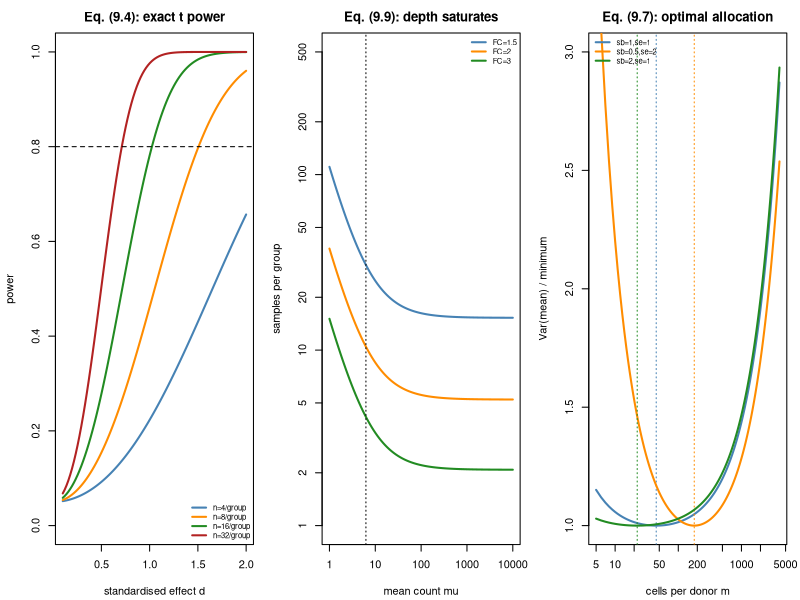

Write the R code that produced this figure.
#' ---
#' title: "Module 09 - Power, sample size, and design optimisation"
#' output: html_document
#' ---
#'
#' **Curriculum link:** `stats.md` -> Topic 9, equations (9.1)-(9.10)
#'
#' ## What you will learn
#'
#' 1. Closed-form power (9.1)-(9.4) and **Lehr's rule n ~ 16/d^2**.
#' 2. Why post-hoc power is a relabelling of the p-value.
#' 3. Pairing gains (9.5) and clustering losses (9.6).
#' 4. **The donors-vs-cells optimum (9.7)** and depth-vs-replicates (9.8)-(9.9).
#' 5. Simulation-based power (9.10).

#+ setup, message = FALSE
suppressPackageStartupMessages(library(pwr))
MODULE_NAME <- "09_power_and_sample_size"
OUT <- file.path(Sys.getenv("STATS_OUT", unset = "results"), MODULE_NAME)
dir.create(OUT, recursive = TRUE, showWarnings = FALSE)
header <- function(txt) cat("\n", strrep("=", 72), "\n", txt, "\n",
                            strrep("=", 72), "\n", sep = "")

#' ## 1. Closed-form power and sample size, eq. (9.1)-(9.4)

#+ closed-form
header("1. Normal approximation (9.1)-(9.2) vs exact non-central t (9.4)")
power_z <- function(d, n, alpha = 0.05) {                      # eq. (9.1)
  lam <- d / sqrt(2 / n); z <- qnorm(1 - alpha / 2)
  pnorm(lam - z) + pnorm(-z - lam)
}
n_from_z <- function(d, power = 0.8, alpha = 0.05)              # eq. (9.2)
  2 * (qnorm(1 - alpha/2) + qnorm(power))^2 / d^2
power_t <- function(d, n, alpha = 0.05) {                      # eq. (9.4)
  df <- 2 * n - 2; lam <- d * sqrt(n / 2)                      # non-centrality
  pt(qt(1 - alpha/2, df), df, lam, lower.tail = FALSE) +
    pt(-qt(1 - alpha/2, df), df, lam)
}
cat(sprintf("%6s%15s%14s%15s%15s%16s\n", "d", "n/group (9.2)", "Lehr 16/d^2",
            "exact n (9.4)", "power@exact n", "pwr::pwr.t.test"))
for (d in c(0.2, 0.3, 0.5, 0.8, 1.0, 1.5, 2.0)) {
  n_exact <- which(sapply(2:5000, function(n) power_t(d, n)) >= 0.80)[1] + 1
  cat(sprintf("%6.1f%15.1f%14.1f%15d%15.3f%16.1f\n", d, n_from_z(d), 16/d^2,
              n_exact, power_t(d, n_exact), pwr.t.test(d = d, power = 0.8)$n))
}
cat("\n  Lehr's rule (9.3) is accurate to a sample or two: d=1 needs 16/group,\n")
cat("  d=0.5 needs 64, d=0.2 needs 400. It instantly exposes 'a small but\n")
cat("  significant effect with n=4'. `pwr` agrees with the exact formula.\n")

#' ## 2. Post-hoc power is not information

#+ posthoc
header("2. Why 'observed power' must never be reported")
set.seed(901)
n <- 12
rec <- t(replicate(400, {
  a <- rnorm(n, 0.35); b <- rnorm(n)
  sp <- sqrt(((n-1)*var(a) + (n-1)*var(b)) / (2*n - 2))
  d_obs <- (mean(a) - mean(b)) / sp
  c(t.test(a, b, var.equal = TRUE)$p.value, power_t(abs(d_obs), n))
}))
cat(sprintf("  Spearman correlation between p-value and 'observed power': %+.4f\n",
            cor(rec[, 1], rec[, 2], method = "spearman")))
cat("  It is exactly -1: observed power is a relabelling of the p-value.\n")
cat("\n  Report instead the MINIMUM DETECTABLE EFFECT of the design you ran:\n")
for (n in c(4, 6, 10, 20)) {
  mde <- pwr.t.test(n = n, power = 0.8, sig.level = 0.05)$d
  cat(sprintf("    n = %3d/group -> 80%% power only for d >= %.2f\n", n, mde))
}

#' ## 3. Pairing gains and clustering losses, eq. (9.5)-(9.6)

#+ pairing-clustering
header("3. Pairing (9.5) and clustering (9.6)")
n_pairs_needed <- function(d_raw, r, power = 0.8, alpha = 0.05)
  (qnorm(1 - alpha/2) + qnorm(power))^2 * 2 * (1 - r) / d_raw^2
cat("  Paired design - subjects needed for 80% power, delta/sigma = 0.5:\n")
base <- n_pairs_needed(0.5, 0)
for (r in c(0, 0.3, 0.5, 0.7, 0.9))
  cat(sprintf("    r = %.1f -> %6.1f pairs (%5.1f%% of the unpaired design)\n",
              r, n_pairs_needed(0.5, r), 100 * n_pairs_needed(0.5, r) / base))
cat("\n  Clustered design - multiply by the design effect (9.6):\n")
n_indep <- n_from_z(0.5)
cat(sprintf("    independent-observation requirement: %.0f per arm\n", n_indep))
for (rho in c(0.01, 0.05, 0.20)) for (m in c(10, 100)) {
  de <- 1 + (m - 1) * rho
  cat(sprintf("    rho=%.2f, m=%3d obs/cluster: DE=%6.2f -> %8.0f obs = %6.1f clusters\n",
              rho, m, de, n_indep * de, n_indep * de / m))
}
cat("
  Read the CLUSTERS column, not the observations column. Two things follow.

  A design needing \"1.2 clusters\" is not a design. The degrees of freedom for
  a cluster-randomised comparison come from the number of CLUSTERS, not the
  number of observations, so a study with one or two clusters per arm has no
  usable inference however many observations sit inside them. Treat any row
  below roughly 8 clusters per arm as telling you the design is infeasible
  rather than cheap.

  Adding observations per cluster has a ceiling. As m grows, DE grows with it,
  so the required cluster count tends to n_indep * rho and stops falling: at
  rho = 0.20 you need about 13 clusters whether each holds 10 observations or
  100. Beyond that point only more CLUSTERS buy power. This is eq. (1.5)'s
  variance floor in design units, and Module 44 locates the same plateau for
  cells per donor.\n")

#' ## 4. More donors or more cells? Equation (9.7)

#+ allocation
header("4. The donors-vs-cells optimum (9.7)")
optimal_cells <- function(sb, se, c_donor, c_cell) sqrt((se^2 / sb^2) * (c_donor / c_cell))
variance_at <- function(n, m, sb, se) sb^2 / n + se^2 / (n * m)     # eq. (1.5)
BUDGET <- 20000; C_DONOR <- 800; C_CELL <- 0.40
cat(sprintf("  budget = %s; cost per donor = %g, per cell = %g\n\n",
            format(BUDGET, big.mark = ","), C_DONOR, C_CELL))
cat(sprintf("%9s%9s%11s%9s%12s%13s\n", "sigma_b", "sigma_e", "m* (9.7)", "n at m*",
            "Var at m*", "best grid m"))
grid_m <- 5:4000
for (cfg in list(c(1, 1), c(1, 2), c(0.5, 2), c(2, 1))) {
  sb <- cfg[1]; se <- cfg[2]
  m_star <- optimal_cells(sb, se, C_DONOR, C_CELL)
  n_star <- BUDGET / (C_DONOR + m_star * C_CELL)
  n_grid <- BUDGET / (C_DONOR + grid_m * C_CELL)
  best <- grid_m[which.min(variance_at(n_grid, grid_m, sb, se))]
  cat(sprintf("%9.1f%9.1f%11.1f%9.1f%12.5f%13d\n", sb, se, m_star, n_star,
              variance_at(n_star, m_star, sb, se), best))
}
cat("\n  The closed form matches the brute-force optimum. Because donor\n")
cat("  variability is large in human studies, m* is modest and the budget is\n")
cat("  better spent on MORE DONORS.\n")

#' ## 5. RNA-seq: depth versus replicates, eq. (9.8)-(9.9)

#+ rnaseq-power
header("5. Depth cannot substitute for replicates (9.8)-(9.9)")
n_rnaseq <- function(fc, mu, phi, power = 0.8, alpha = 0.05) {   # eq. (9.9)
  z <- qnorm(1 - alpha/2) + qnorm(power)
  2 * z^2 * (1/mu + phi) / log(fc)^2
}
PHI <- 0.16
cat(sprintf("  dispersion phi = %.2f (BCV = %.2f); floor at mu ~ 1/phi = %.1f counts\n\n",
            PHI, sqrt(PHI), 1/PHI))
cat(sprintf("%15s%10s%10s%10s\n", "mean count mu", "FC=1.5", "FC=2.0", "FC=3.0"))
for (mu in c(1, 3, 6, 20, 100, 1000, 10000))
  cat(sprintf("%15s%10.1f%10.1f%10.1f\n", format(mu, big.mark = ","),
              n_rnaseq(1.5, mu, PHI), n_rnaseq(2, mu, PHI), n_rnaseq(3, mu, PHI)))
cat(sprintf("\n  From mu=100 to mu=10,000 (100x more sequencing) the requirement\n"))
cat(sprintf("  barely moves (%.1f -> %.1f samples). For genuinely low-count genes\n",
            n_rnaseq(2, 100, PHI), n_rnaseq(2, 10000, PHI)))
cat("  depth DOES help. So: filter low counts, then spend on replicates.\n")

cat("\n  Verifying eq. (9.9) by simulation (NB Wald test):\n")
set.seed(902)
for (cfg in list(c(2, 50), c(1.5, 50))) {
  fc <- cfg[1]; mu <- cfg[2]
  n_pred <- ceiling(n_rnaseq(fc, mu, PHI))
  hits <- mean(replicate(600, {
    a <- rnbinom(n_pred, mu = mu * fc, size = 1/PHI)
    b <- rnbinom(n_pred, mu = mu, size = 1/PHI)
    d <- data.frame(y = c(a, b), g = rep(0:1, each = n_pred))
    f <- try(MASS::glm.nb(y ~ g, data = d), silent = TRUE)
    if (inherits(f, "try-error")) NA else coef(summary(f))["g", "Pr(>|z|)"] < 0.05
  }), na.rm = TRUE)
  cat(sprintf("    FC=%.1f, mu=%d: eq.(9.9) predicts n=%d -> simulated power = %.2f\n",
              fc, mu, n_pred, hits))
}

#' ## 6. Multiplicity burden grows only logarithmically

#+ multiplicity
header("6. Genome-wide testing: the cost of multiplicity")
z_base <- qnorm(1 - 0.05/2) + qnorm(0.8)
cat(sprintf("%12s%12s%13s%13s\n", "G tests", "alpha/G", "z threshold", "n inflation"))
for (G in c(1, 20, 1000, 20000, 1e6)) {
  a <- 0.05 / G; z <- qnorm(1 - a/2) + qnorm(0.8)
  cat(sprintf("%12s%12.2e%13.3f%12.2fx\n", format(G, big.mark = ","), a,
              qnorm(1 - a/2), (z / z_base)^2))
}
cat("\n  1 test to a million multiplies the required n by only ~5, because n\n")
cat("  grows with z^2 and z grows like sqrt(log G).\n")

#' ## 7. Simulation-based power, eq. (9.10)

#+ sim-power
header("7. Simulation-based power for a clustered design (9.10)")
simulate_power_clustered <- function(nd, mc, effect, sb = 1, se = 1, n_sim = 500) {
  hits <- mean(replicate(n_sim, {
    nb <- 2 * nd
    b <- rnorm(nb, 0, sb)
    mu <- b + rep(c(effect, 0), each = nd)
    cells <- matrix(rnorm(nb * mc, 0, se), nrow = nb) + mu
    dm <- rowMeans(cells)
    t.test(dm[seq_len(nd)], dm[-seq_len(nd)])$p.value < 0.05
  }))
  c(power = hits, mc_se = sqrt(hits * (1 - hits) / n_sim))
}
set.seed(903)
cat("  effect = 1.0 sigma_b, sigma_e = 1.0\n")
cat(sprintf("%12s%13s%9s%9s\n", "donors/arm", "cells/donor", "power", "MC SE"))
for (nd in c(3, 5, 8, 12)) for (mc in c(20, 500)) {
  r <- simulate_power_clustered(nd, mc, 1.0)
  cat(sprintf("%12d%13d%9.3f%9.3f\n", nd, mc, r["power"], r["mc_se"]))
}
cat("\n  Within a donor count, 20 -> 500 cells changes power very little.\n")
cat("  Down the donor column it changes a lot. Eq. (1.6), end to end.\n")

#' ## 8. Figure

#+ figure
png(file.path(OUT, "power.png"), width = 1300, height = 420, res = 110)
par(mfrow = c(1, 3), mar = c(4.2, 4.2, 2.5, 1))
ds <- seq(0.1, 2, length.out = 100)
plot(NA, xlim = range(ds), ylim = c(0, 1), xlab = "standardised effect d",
     ylab = "power", main = "Eq. (9.4): exact t power")
cols <- c("steelblue", "darkorange", "forestgreen", "firebrick")
for (i in seq_along(c(4, 8, 16, 32)))
  lines(ds, sapply(ds, power_t, n = c(4, 8, 16, 32)[i]), col = cols[i], lwd = 2)
abline(h = 0.8, lty = 2)
legend("bottomright", paste0("n=", c(4, 8, 16, 32), "/group"), col = cols, lwd = 2,
       bty = "n", cex = 0.7)

mus <- 10^seq(0, 4, length.out = 100)
plot(NA, xlim = range(mus), ylim = c(1, 500), log = "xy", xlab = "mean count mu",
     ylab = "samples per group", main = "Eq. (9.9): depth saturates")
for (i in seq_along(c(1.5, 2, 3)))
  lines(mus, n_rnaseq(c(1.5, 2, 3)[i], mus, PHI), col = cols[i], lwd = 2)
abline(v = 1/PHI, lty = 3)
legend("topright", paste0("FC=", c(1.5, 2, 3)), col = cols[1:3], lwd = 2,
       bty = "n", cex = 0.7)

plot(NA, xlim = c(5, 4000), ylim = c(1, 3), log = "x", xlab = "cells per donor m",
     ylab = "Var(mean) / minimum", main = "Eq. (9.7): optimal allocation")
for (i in seq_along(list(c(1,1), c(0.5,2), c(2,1)))) {
  cfg <- list(c(1,1), c(0.5,2), c(2,1))[[i]]
  n_grid <- BUDGET / (C_DONOR + grid_m * C_CELL)
  v <- variance_at(n_grid, grid_m, cfg[1], cfg[2])
  lines(grid_m, v / min(v), col = cols[i], lwd = 2)
  abline(v = optimal_cells(cfg[1], cfg[2], C_DONOR, C_CELL), col = cols[i], lty = 3)
}
legend("topleft", c("sb=1,se=1", "sb=0.5,se=2", "sb=2,se=1"), col = cols[1:3],
       lwd = 2, bty = "n", cex = 0.7)
invisible(dev.off())
cat("\nFigure written to", file.path(OUT, "power.png"), "\n")

#' ## Decision rules (from `stats.md` Topic 9)
#'
#' 1. Power analysis is PROSPECTIVE. Report the minimum detectable effect.
#' 2. State every input and show a sensitivity curve.
#' 3. Spend on biological replicates before depth, cells or technical replicates.
#' 4. For clustering or non-standard models, simulate (9.10).
#'
#' **Next:** `10_correlation_and_dependence.R`
